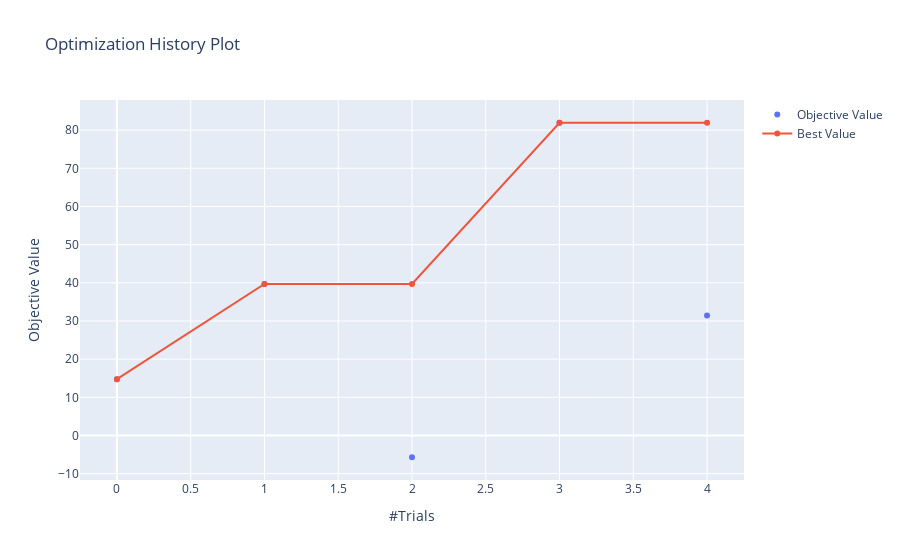

The notebook cell saved with this chart:
### Markdown cell above
### Visualisation of the results <a id='vis3_3'></a>

### Code cell
# Visualise the optimisation history
plot_optimization_history(study)

### Figure 1 — Plotly figure (JSON) as saved in the notebook; plotly's stock layout.template omitted (floating-point values rounded to 4 significant figures)
{"data": [{"mode": "markers", "name": "Objective Value", "type": "scatter", "x": [0, 1, 2, 3, 4], "y": [14.74, 39.69, -5.705, 81.94, 31.44]}, {"name": "Best Value", "type": "scatter", "x": [0, 1, 2, 3, 4], "y": [14.74, 39.69, 39.69, 81.94, 81.94]}], "layout": {"autosize": true, "title": {"text": "Optimization History Plot"}, "xaxis": {"autorange": true, "range": [-0.2428, 4.243], "title": {"text": "#Trials"}, "type": "linear"}, "yaxis": {"autorange": true, "range": [-12.12, 88.36], "title": {"text": "Objective Value"}, "type": "linear"}}}
